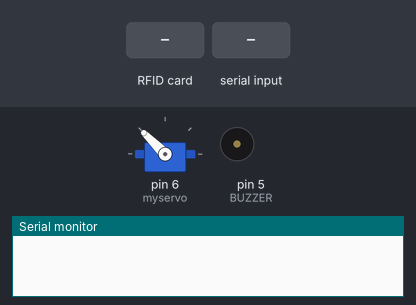
This sketch was run on a simulated Arduino Uno, built with avr-gcc and run on an emulated ATmega328P. On the bench: servo, buzzer (waves = sounding), the last lines printed to the serial monitor. Inputs (shaded band) come from the test bench. EEPROM starts erased.

Above: at 1.2 s.
1.3 s: RFID card 5E 7A 19 C4 held to the reader
At 1.41 s:
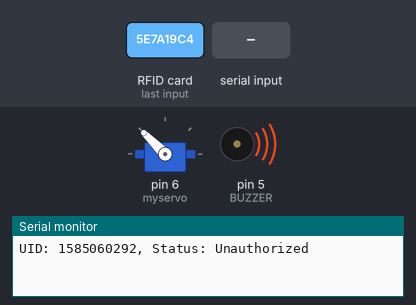
4.3 s: "90,45\n" received over Serial
At 5.42 s:
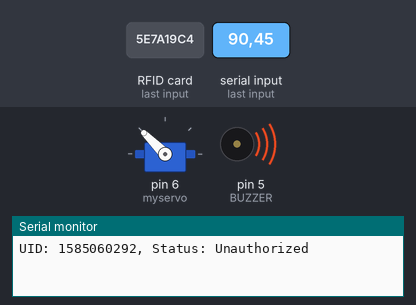
Timing chart, 0 to 7.3 s (numbered marks = the images above; inputs shaded):
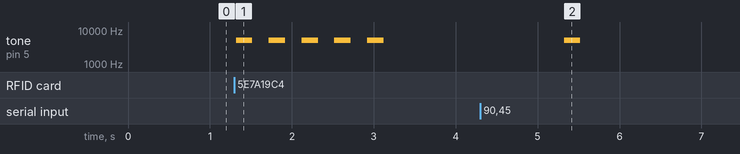

Measured:
- after the input at 1.3 s, tone on pin 5 (BUZZER): alternates 5000 Hz for 0.20 s and silent for 0.20 s, 10 changes in all, then stays silent, starting at once
- after the input at 4.3 s, tone on pin 5 (BUZZER): silent → 5000 Hz after 1.0 s, → silent 0.20 s later

The sketch:

getUID_with_buzzer.ino
```cpp
#include <SPI.h>
#include <MFRC522.h>
#include <EEPROM.h>
#include <Servo.h>
#include <stdint.h>
#include <string.h>

#define RST_PIN 9
#define SS_PIN 10
#define BUZZER 5

MFRC522 mfrc522(SS_PIN, RST_PIN);

unsigned long uid;
unsigned long null = 00000000;
int pos;
Servo myservo;
bool unlocked = false;

void setup() {
  // Empty authorized users and reset count
  /*int g;
  for(g = 8; g < 1024; g += 1){
    EEPROM.write(g,0);
  }
  EEPROM.write(1023,1);*/


// Set up connection
  Serial.begin(9600);

// Set up servo motor
  myservo.attach(6);
  myservo.write(135);

// Set up storage
  //unsigned long AuthorizedTags[] = {};
  unsigned long ownerTag = 3225510982;
  EEPROM.put(0,ownerTag);

  while (!Serial);
  SPI.begin();
  mfrc522.PCD_Init();
  pinMode(BUZZER, OUTPUT);
}

void loop() {

  if(Serial.available() > 0){
    String data;
    data = Serial.readString();
    String res = caesar_decrypt(data,1);
    unsigned long hexValue = strtoul(res.c_str(), nullptr, 16);
    buzz();
    addEEPROM(hexValue);
    Serial.end();
    Serial.begin(9600);

  }

  if(mfrc522.PICC_IsNewCardPresent()) {
    if (mfrc522.PICC_ReadCardSerial()) {
      uid = getID();
      int i;
      for(i=0;i <= 1023; i = i + 8){
        unsigned long uidlst;
        EEPROM.get(i,uidlst);

        if(uid == uidlst){
          Serial.print("UID: "); Serial.print(uid); Serial.println(", Status: Authorized");
          if(unlocked){
            lockServo();
            unlocked = false;
          } else {
            openServo();
            unlocked = true;
          }
        return;
        }
      }
      Serial.print("UID: "); Serial.print(uid); Serial.println(", Status: Unauthorized");
      for(i=0;i < 5; i = i+1){
        buzz();
      }
    }
  }
}

void buzz() {
  tone(BUZZER, 5000); //Set the voltage to high and makes a noise
  delay(200);//Waits for 1000 milliseconds
  noTone(BUZZER);//Sets the voltage to low and makes no noise
  delay(200);//Waits for 1000 milliseconds
}

void lockServo(){
   // goes from 0 degrees to 180 degrees
    // in steps of 1 degree
    myservo.write(135);              // tell servo to go to position in variable 'pos'
    delay(500);                       // waits 15ms for the servo to reach the position
}
void openServo(){                    // waits 15ms for the servo to reach the position
   // goes from 180 degrees to 0 degrees
    myservo.write(0);              // tell servo to go to position in variable 'pos'
    delay(500);                       // waits 15ms for the servo to reach the position

}

unsigned long getID(){
  unsigned long hex_num = 0;

  for (byte i = 0; i < mfrc522.uid.size; i++) {
    hex_num <<= 8;
    hex_num |= mfrc522.uid.uidByte[i];
  }

  mfrc522.PICC_HaltA(); // Stop reading
  return hex_num;
}

String caesar_decrypt(String text, int shift) {
  String result = "";

  for (char character : text) {
    if (isAlpha(character)) {
      bool isUpper = isUpperCase(character);
      character = toLowerCase(character);
      int charCode = character - 'a';
      charCode = (charCode - shift + 26) % 26 + 'a';

      if (isUpper) {
        character = toupper(charCode);
      } else {
        character = charCode;
      }
    } else if (isDigit(character)) {
      int digit = character - '0';
      digit = (digit + shift) % 10 + '0';
      character = digit;
    }

    result += character;
  }

  return result;
}

void addEEPROM(unsigned long uid){
  int i = isAdded(uid);
  int count = EEPROM.read(1023);
  if (i > 0){ // Remove tag

    if (i/8 < count){
      Serial.println('tag removed and other tags moved!');
      int j;
      unsigned long temp;
      for(j = i/8; j < count-1; j += 1){
        EEPROM.get((j+1)*8,temp);
        EEPROM.put(j*8,temp);
      }
      EEPROM.put((j)*8,null);

      Serial.println(j);
    } else {
      Serial.println('tag removed');
      EEPROM.put(i,null);
    }

    EEPROM.write(1023,count-1);

  } else if (i == -1) { // Add tag
    EEPROM.put(count*8,uid);
    EEPROM.write(1023,count+1);
    Serial.println('tag added!');
  }

}

int isAdded(unsigned long uid){
  int count = EEPROM.read(1023);
  int i;
  for(i=0;i < 8*count; i = i + 8){
    unsigned long uidlst;
    EEPROM.get(i,uidlst);

    if(uid == uidlst){
      return i;
    }
  }
  return -1;
}
```
